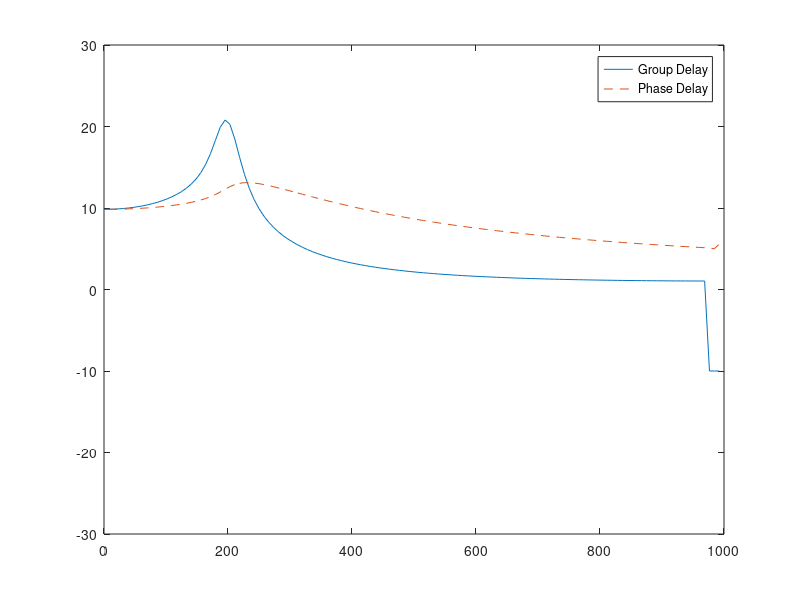

This chart was generated by the following MATLAB code:
clear
[b,a] = butter(10,200/1000);
gd = grpdelay(b,a,128);
[h,f] = freqz(b,a,128,2000);
pd = -unwrap(angle(h))*(2000/(2*pi))./f;
plot(f,gd,'-',f,pd,'--')
axis([0 1000 -30 30])
legend('Group Delay','Phase Delay')